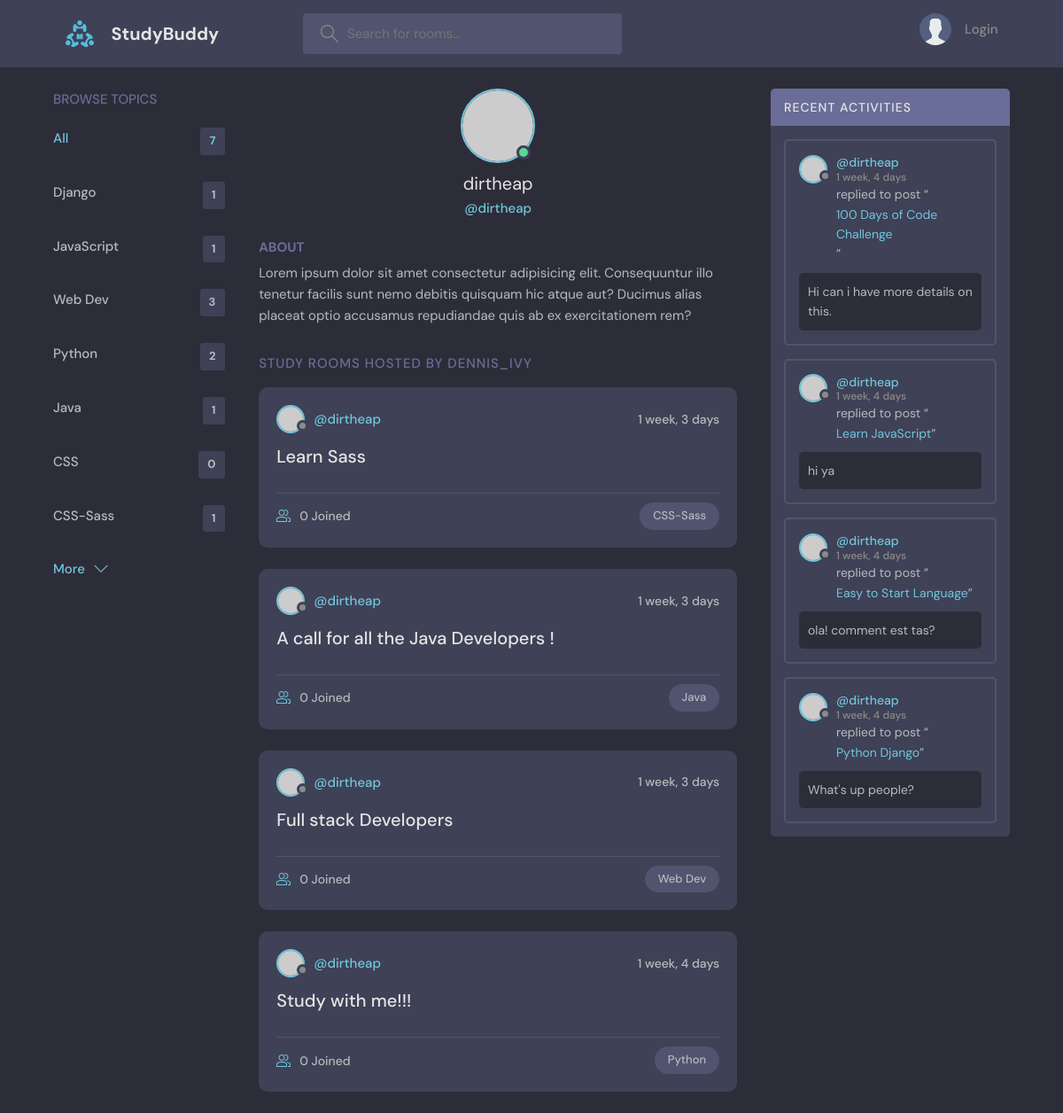
Screenshot of /profile/3/ with the database file from the repository.
### base/models.py (models this page shows, shortened)
class Topic(models.Model):
    name = models.CharField(max_length=200)

class Room(models.Model):
    host = models.ForeignKey(User, on_delete=models.SET_NULL, null=True)
    topic = models.ForeignKey(Topic, on_delete=models.SET_NULL, null=True)
    name = models.CharField(max_length=200)
    description = models.TextField(null=True, blank=True)
    participants = models.ManyToManyField(User, related_name='participants', blank=True)
    updated = models.DateTimeField(auto_now=True) # auto_now will take every new timestamp
    created = models.DateTimeField(auto_now_add=True) # auto_now_add saves the timestamp firstime it's created
    class Meta:
        ordering = ['-updated', '-created']  # - makes desc order- new first in view, ('-created' '-updated')
    def __str__(self):
        return self.name

class Message(models.Model):
    user = models.ForeignKey(User, on_delete=models.CASCADE)
    room = models.ForeignKey(Room, on_delete=models.CASCADE)
    body = models.TextField()
    updated = models.DateTimeField(auto_now=True)
    created = models.DateTimeField(auto_now_add=True)
    class Meta:
        ordering = ['-updated', '-created']

### base/views.py (the view)
# urls.py: path('profile/<str:pk>/', views.userProfile, name="user-profile"),
def userProfile(request, pk):
    user = User.objects.get(id=pk)
    rooms = user.room_set.all()
    room_messages = user.message_set.all()
    topics = Topic.objects.all()
    context = {'user': user, 'rooms': rooms, 'room_messages': room_messages,
               'topics': topics}
    return render(request, 'base/profile.html', context)

### base/templates/base/profile.html (shortened to what this page needs)
{% extends 'main.html' %}
{% block content %}
  <main class="profile-page layout layout--3">
    <div class="container">
      {% include 'base/topics_component.html'%}
      <div class="roomList">
        <div class="profile">
          <div class="profile__avatar">
            <div class="avatar avatar--large active">
              <img src="https://randomuser.me/api/portraits/men/11.jpg" />
            </div>
          </div>
          <div class="profile__info">
            <h3>{{user.username}}</h3>
            <p>@{{user.username}}</p>
          </div>
          <div class="profile__about">
            <h3>About</h3>
            <p>
              Lorem ipsum dolor sit amet consectetur adipisicing elit. Consequuntur illo tenetur
              facilis sunt nemo debitis quisquam hic atque aut? Ducimus alias placeat optio
              accusamus repudiandae quis ab ex exercitationem rem?
            </p>
          </div>
        </div>
        <div class="roomList__header">
          <div>
            <h2>Study Rooms Hosted by dennis_ivy</a>
            </h2>
          </div>
        </div>
        {% include 'base/feed_component.html' %}
      </div>
      {% include 'base/activity_component.html' %}
    </div>
  </main>
  {% endblock content %}

### base/templates/base/topics_component.html
<div class="topics">
    <div class="topics__header">
      <h2>Browse Topics</h2>
    </div>
    <ul class="topics__list">
      <li>
        <a href="{% url 'home' %}" class="active">All <span>{{topics.count}}</span></a>
      </li>
      {%for topic in topics %}
      <li>
        <a href="{% url 'home' %}?q={{topic.name}}">{{topic.name}} <span>{{topic.room_set.all.count}}</span></a>
      </li>
      {% endfor %}
    </ul>
    <a class="btn btn--link" href="{% url 'topics' %}">
      More
      <svg version="1.1" xmlns="http://www.w3.org/2000/svg" width="32" height="32" viewBox="0 0 32 32">
        <title>chevron-down</title>
        <path d="M16 21l-13-13h-3l16 16 16-16h-3l-13 13z"></path>
      </svg>
    </a>
  </div>

### base/templates/base/feed_component.html (shortened to what this page needs)
{% for room in rooms %}
 <div class="roomListRoom">
    <div class="roomListRoom__header">
      <a href="{% url 'user-profile' room.host.id %}" class="roomListRoom__author">
        <div class="avatar avatar--small">
          <img src="https://randomuser.me/api/portraits/women/11.jpg" />
        </div>
        <span>@{{room.host.username}}</span>
      </a>
      <div class="roomListRoom__actions">
        <span>{{room.created|timesince}}</span>
      </div>
    </div>
    <div class="roomListRoom__content">
      <a href="{% url 'room' room.id %}">{{room.name}}</a>
    </div>
    <div class="roomListRoom__meta">
      <a href="{% url 'room' room.id %}" class="roomListRoom__joined">
        {{room.participants.all.count}} Joined
      </a>
      <p class="roomListRoom__topic">{{room.topic.name}}</p>
    </div>
  </div>
{% endfor %}

### base/templates/base/activity_component.html (shortened to what this page needs)
<div class="activities">
    <div class="activities__header">
      <h2>Recent Activities</h2>
    </div>
    {% for message in room_messages %}
    <div class="activities__box">
      <div class="activities__boxHeader roomListRoom__header">
        <a href="{% url 'user-profile' message.user.id %}" class="roomListRoom__author">
          <div class="avatar avatar--small">
            <img src="https://randomuser.me/api/portraits/women/11.jpg" />
          </div>
          <p>
            @{{message.user}}
            <span>{{message.created|timesince}}</span>
          </p>
        </a>
      </div>
      <div class="activities__boxContent">
        <p>replied to post “<a href="{% url 'room' message.room.id %}">{{message.room}}</a>”</p>
        <div class="activities__boxRoomContent">
         {{message.body}}
        </div>
      </div>
    </div>
    {% endfor %}
  </div>

### rows the page displays
Topic: name "Django", room_set.all.count "1"
Topic: name "JavaScript", room_set.all.count "1"
Topic: name "Web Dev", room_set.all.count "3"
Topic: name "Python", room_set.all.count "2"
Topic: name "Java", room_set.all.count "1"
Topic: name "CSS", room_set.all.count "0"
Topic: name "CSS-Sass", room_set.all.count "1"
Room: host.username "dirtheap", created "1 week, 3 days", name "Learn Sass", participants.all.count "0", topic.name "CSS-Sass"
Room: host.username "dirtheap", created "1 week, 3 days", name "A call for all the Java Developers !", participants.all.count "0", topic.name "Java"
Room: host.username "dirtheap", created "1 week, 3 days", name "Full stack Developers", participants.all.count "0", topic.name "Web Dev"
Room: host.username "dirtheap", created "1 week, 4 days", name "Study with me!!!", participants.all.count "0", topic.name "Python"
Message: user "dirtheap", created "1 week, 4 days", room "100 Days of Code Challenge", body "Hi can i have more details on this."
Message: user "dirtheap", created "1 week, 4 days", room "Learn JavaScript", body "hi ya"
Message: user "dirtheap", created "1 week, 4 days", room "Easy to Start Language", body "ola! comment est tas?"
Message: user "dirtheap", created "1 week, 4 days", room "Python Django", body "What's up people?"

### other values shown
{{ topics.count }} "7"
{{ user.username }} "dirtheap"
